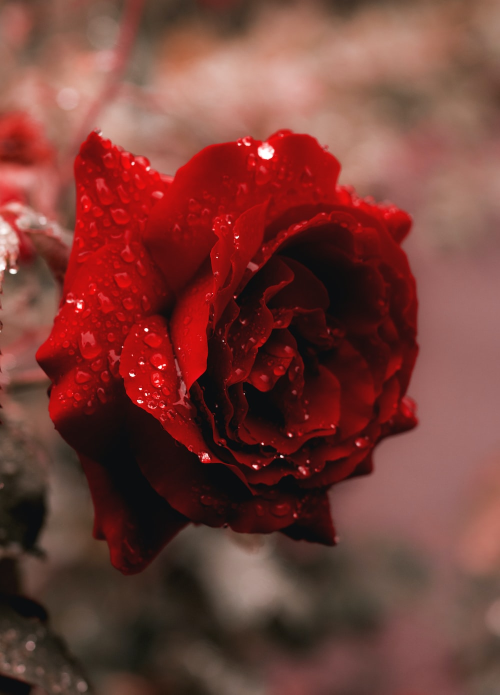
#> input picture photos/flower.jpg, 1000 x 1389 px (shown at 1/2 size)
$ python colourspaces.py
#> lines starting #> are read from the running program, lines starting #| are printed output that depends on the picture
import cv2 as cv
import numpy as np
import matplotlib.pyplot as plt
img = cv.imread('photos/flower.jpg')
#> img is the input picture: shape (1389, 1000, 3); mean B, G, R 56, 62.9, 117.9
# cv.imshow('flower', img)
def rescaleFrame(img, scale=0.25):
#> called with scale = 0.25
    width = int(img.shape[1]*scale)
#> width = 250
    height = int(img.shape[0]*scale)
#> height = 347

    dimensions = (width,height)
#> dimensions = (250, 347)
    return cv.resize(img,dimensions,interpolation=cv.INTER_AREA)
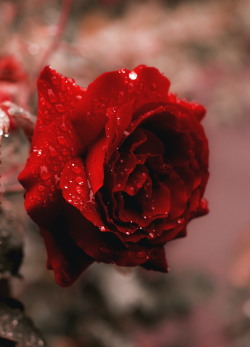
#> returned value: shape (347, 250, 3); mean of channels 0, 1, 2 56, 62.9, 117.9; drawn as B, G, R

img = rescaleFrame(img,0.25)
cv.imshow('small img',img)


# wwe can specify what colour space we want to convert to byspecifying the colour code
# cv.COLOR_BGR(THE NORMAL IMAGE FORMAT )2GRAY/HSV(THE FORMAT WE WANT TO CONVERT TO )
# cv.COLOR_BGR2GRAY
#
# plt.imshow(img)
# plt.show()
# BGR to Grayscale
gray = cv.cvtColor(img, cv.COLOR_BGR2GRAY)
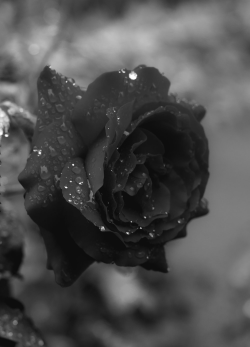
#> gray: shape (347, 250); min 12, max 254, mean 78.5
cv.imshow('Gray', gray)

# BGR to HSV
hsv = cv.cvtColor(img, cv.COLOR_BGR2HSV)
#> hsv: shape (347, 250, 3); mean H, S, V 16.1, 132.1, 117.9
cv.imshow('HSV', hsv)

# BGR to L*a*b
lab = cv.cvtColor(img, cv.COLOR_BGR2LAB)
#> lab: shape (347, 250, 3); mean of channels 0, 1, 2 86.5, 149.2, 144.3
cv.imshow('LAB', lab)

# BGR to RGB
rgb = cv.cvtColor(img, cv.COLOR_BGR2RGB)
cv.imshow('RGB', rgb)

# HSV to BGR
lab_bgr = cv.cvtColor(lab, cv.COLOR_LAB2BGR)
cv.imshow('LAB --> BGR', lab_bgr)

# you cannot direcrtlt convert to different color spaces u have to convert back to bgr and then to the next

cv.waitKey(0)
